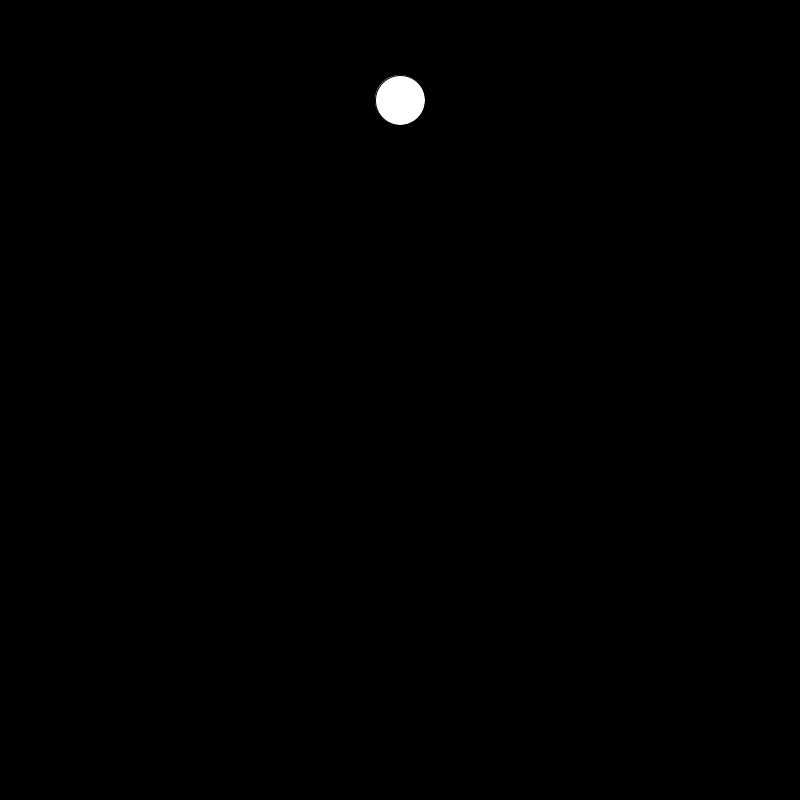
Frame 1 (no input)
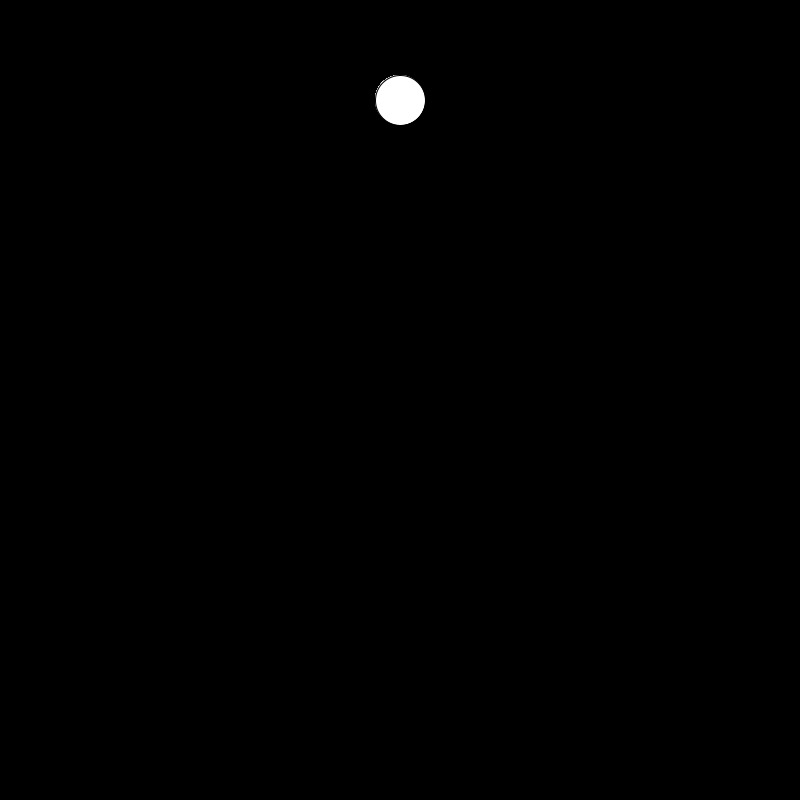
Frame 60 (the mouse pressed at the canvas centre just before this capture)
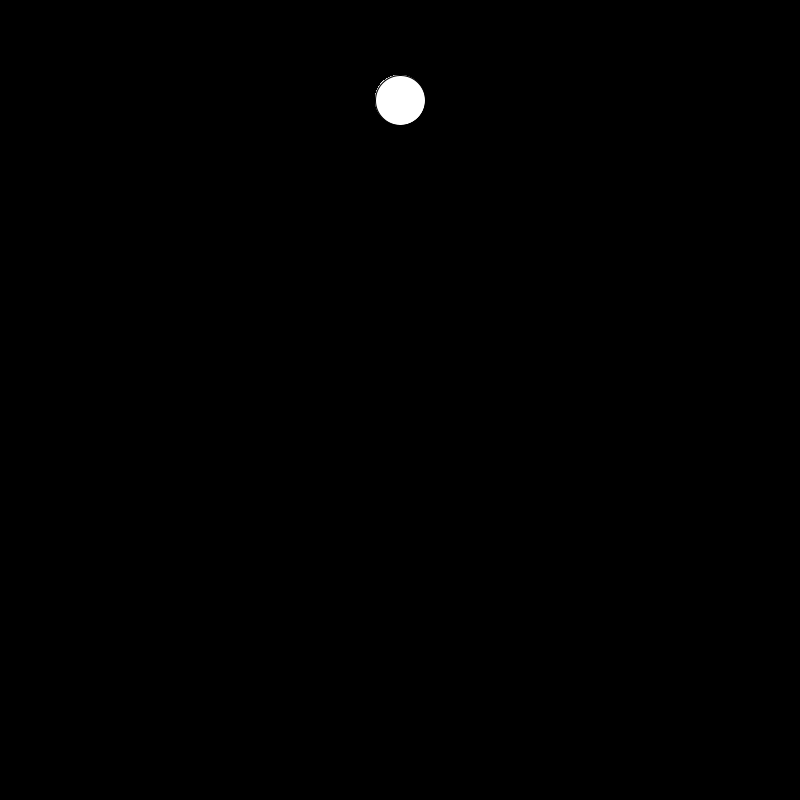
Frame 120 (the mouse held since frame 60 and released just before this capture)

The Processing sketch that drew these frames (run headless with seeded random() and noise(); from frame 60 on, the mouse is pressed at the canvas centre):

// Processing sketch: sketch_anv_nder_colision
// ── sketch_anv_nder_colision.pde
float speedY = 7.2;
float speed = 5.8;
boolean isClicked = false;
float x = 400;
float y = 100;
void setup()
{
  background(0);
  size(800, 800);
}


void draw()
{

  ellipse(x, y, 50, 50);

  if (0>y)
  {
    speedY = 5;
  }
  if (y>800)
  {
    speedY = -5;
  }
  if (isClicked == true)
  {
    y = y + speedY;
  }


  if (0>x)
  {
    speed = 5;
  }
  if (x>800)
  {
    speed = -5;
  }
  if (isClicked == true)
  {
    x = x + speed;
  }

  float distance = dist(mouseX, mouseY, x, y);
  if (distance < 25)
  {
    if (mousePressed)
    {
      background(random(255), random(255), random(255));

      isClicked =true;
    }
  }
}
